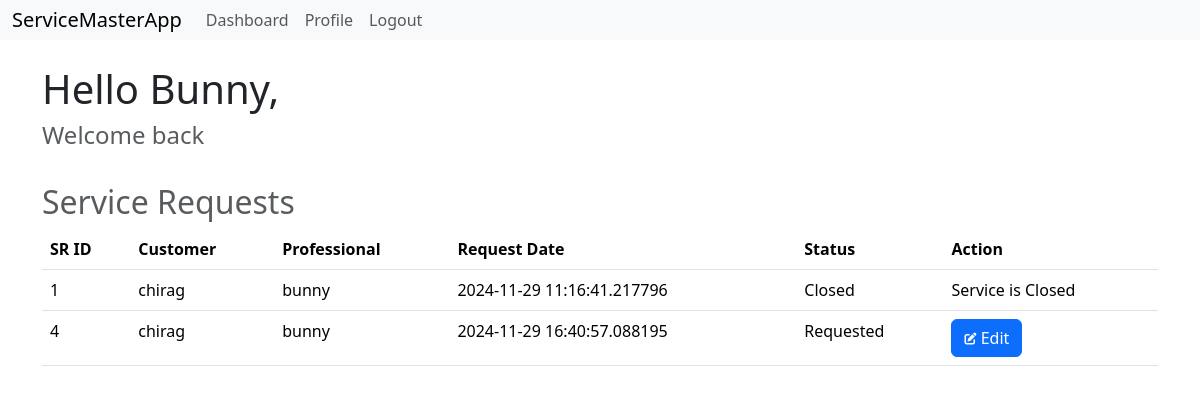
The app's page /pdashboard (signed in) with its own data.
### models.py (models this page shows, shortened)
class Professional(db.Model):
    __tablename__='professional'
    id=db.Column(db.Integer, primary_key=True)
    username=db.Column(db.String(32), nullable=False, unique=True)
    passwordhash=db.Column(db.String(512), nullable=False)
    name=db.Column(db.String(64), nullable=False)
    contact=db.Column(db.Integer, nullable=False)
    service_id=db.Column(db.Integer, db.ForeignKey('service.id'), nullable=False)
    experience=db.Column(db.Integer, nullable=False)
    pincode=db.Column(db.String(8), nullable=False)
    utype=db.Column(db.String(16), nullable=False, default='Professional')
    status=db.Column(db.String(16), nullable=True, default='Pending')
    profile=db.Column(db.String(512), nullable=False)
    is_admin=db.Column(db.Boolean, nullable=False, default=False)
    @property
    def password(self):
        raise AttributeError('password is not a readable attribute')

class ServiceRequest(db.Model):
    __tablename__='servicerequests'
    servicereqid=db.Column(db.Integer,primary_key=True)
    cuser=db.Column(db.String(32),db.ForeignKey('customer.username'),nullable=False)
    puser=db.Column(db.String(32),db.ForeignKey('professional.username'),nullable=False)
    service_id=db.Column(db.Integer, db.ForeignKey('service.id'), nullable=False)
    requestdate=db.Column(db.DateTime, nullable=False)
    completedate=db.Column(db.DateTime, nullable=True)
    status=db.Column(db.String(32), nullable=False)
    rating=db.Column(db.String(32), nullable=True)
    review=db.Column(db.String(512), nullable=True)
    customers=db.relationship('Customer', backref='servicerequests', lazy=True)
    services=db.relationship('Service', backref='servicerequests', lazy=True)
    professionals=db.relationship('Professional', backref='servicerequests', lazy=True)

### routes.py (the view)
@app.route('/pdashboard')
@auth_required
def pdashboard():
    user=Professional.query.get(session['user_id'])
    return render_template('pdashboard.html',user=user, servreq=ServiceRequest.query.filter_by(puser=user.username))

### routes.py (called while the page is built)
def auth_required(func):
    @wraps(func)
    def inner(*args, **kwargs):
        if 'user_id' not in session:
            flash('Please Login')
            return redirect(url_for('login'))
        return func(*args, **kwargs)
    return inner

### templates/pdashboard.html (shortened to what this page needs)
{% extends 'layout.html' %}
{% block content %}
    <h1>Hello {{user.name}},</h1>
    <h4 class="text-muted">Welcome back</h4>
    <div class="heading">
        <h2 class="text-muted">Service Requests</h2>
    </div>
    <table class="table">
        <thead>
            <th>SR ID</th>
            <th>Customer</th>
            <th>Professional</th>
            <th>Request Date</th>
            <th>Status</th>
            <th>Action</th>
        </thead>
        <tbody>
            {% for sr in servreq %}
                <tr>
                    <td>{{sr.servicereqid}}</td>
                    <td>{{sr.cuser}}</td>
                    <td>{{sr.puser}}</td>
                    <td>{{sr.requestdate}}</td>
                    <td>{{sr.status}}</td>
                    <td>
                    {% if sr.status == 'Requested' or sr.status == 'Accepted' %}
                        <a class="btn btn-primary" href="{{url_for('peditservicerequest', servicereq_id=sr.servicereqid)}}">
                            <i class="fas fa-edit fa-xs"></i>
                            Edit
                        </a>
                   {% else %}
                       Service is {{sr.status}}
                   {% endif %}
                </td>
                </tr>
            {% endfor %}
        </tbody>
    </table>
{% endblock %}

### templates/pdashboard.html (style rules this page uses)
.heading { display: flex; justify-content: space-between; align-items: center; }
h1 { padding-top: 25px; }
h4 { padding-bottom: 25px; }

### records on screen
Professional: name "Bunny"
ServiceRequest: servicereqid "1", cuser "chirag", puser "bunny", requestdate "2024-11-29 11:16:41.217796", status "Closed"
ServiceRequest: servicereqid "4", cuser "chirag", puser "bunny", requestdate "2024-11-29 16:40:57.088195", status "Requested"
